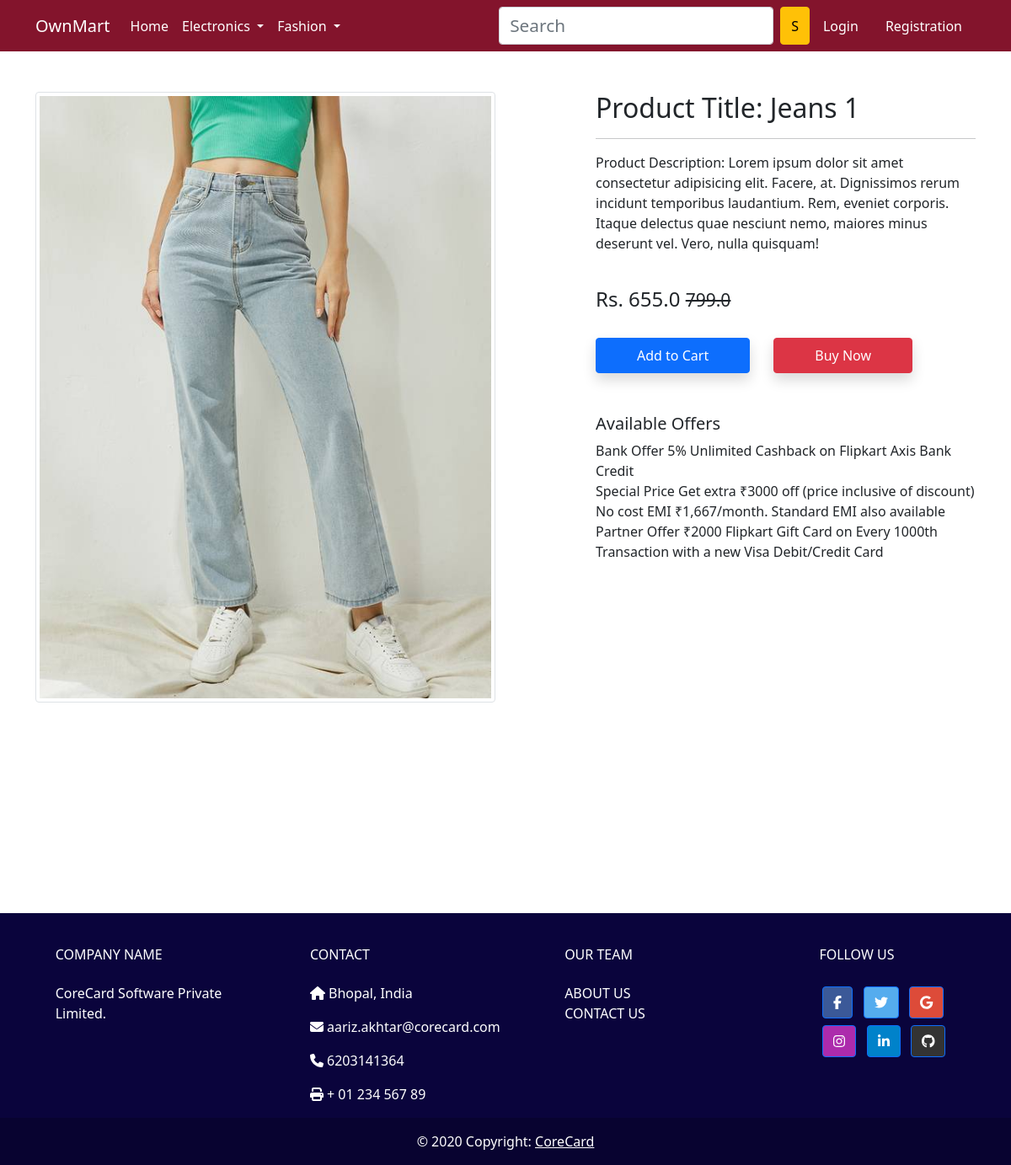
Screenshot of /product-detail/1 with the database file from the repository.
### app/models.py (models this page shows, shortened)
class Product(models.Model):
	title = models.CharField(max_length=100)
	selling_price = models.FloatField()
	discounted_price = models.FloatField()
	description = models.TextField()
	brand = models.CharField(max_length=100)
	category = models.CharField(choices=CATEGORY_CHOICES,max_length=2)
	product_image = models.ImageField(upload_to='productimg')

### app/views.py (the view)
# urls.py: path('product-detail/<int:pk>', views.ProductDetailView.as_view(), name='product-detail'),
class ProductDetailView(View):
	def get(self,request,pk):
		product = Product.objects.get(pk=pk)
		totalitem = 0
		item_already_in_cart = False
		if request.user.is_authenticated:
			item_already_in_cart = Cart.objects.filter(Q(product=
						product.id) & Q(user=request.user)).exists()
			totalitem = len(Cart.objects.filter(user=request.user))
		return render(request,'app/productdetail.html',{'product':product,
											'item_already_in_cart':item_already_in_cart,
											'totalitem':totalitem})

### app/templates/app/productdetail.html (shortened to what this page needs)
{% extends 'app/base.html' %}
{% load static %}
{% block main-content %}
<div class="container my-5">
 <div class="row">
  <div class="col-sm-6 text-center align-self-center">
   <img src="{{product.product_image.url}}" alt="" class="img-fluid img-thumbnail">
  </div>
  <div class="col-sm-5 offset-sm-1">
   <h2>Product Title: {{product.title}}</h2>
   <hr>
   <p>Product Description: Lorem ipsum dolor sit amet consectetur adipisicing elit. Facere, at. Dignissimos rerum incidunt temporibus laudantium. Rem, eveniet corporis. Itaque delectus quae nesciunt nemo, maiores minus deserunt vel. Vero, nulla quisquam!</p> <br>
<h4>Rs. {{product.discounted_price}} <small class="fw-light text-decoration-line-through">{{product.selling_price}}</small></h4> <br>
    {% if not request.user.is_authenticated %}
    <form action="/add-to-cart" class="d-inline">
      <button type="submit" class="btn btn-primary shadow px-5 py-2">
        Add to Cart
      </button>
    </form>
    {% endif %}
   <a href="{% url 'showcart' %}" class="btn btn-danger shadow px-5 py-2 ms-4">Buy Now</a>
   <h5 class="mt-5">Available Offers</h5>
   <ul>
    <li>Bank Offer 5% Unlimited Cashback on Flipkart Axis Bank Credit</li>
    <li>Special Price Get extra ₹3000 off (price inclusive of discount)</li>
    <li>No cost EMI ₹1,667/month. Standard EMI also available</li>
    <li>Partner Offer ₹2000 Flipkart Gift Card on Every 1000th Transaction with a new Visa Debit/Credit Card</li>
   </ul>
  </div>
 </div>
</div>
{% endblock main-content %}

### app/static/app/css/style.css (style rules this page uses)
ul { margin:0; padding:0; list-style:none; }

### rows the page displays
Product: product_image (picture), title "Jeans 1", discounted_price "655.0", selling_price "799.0"
